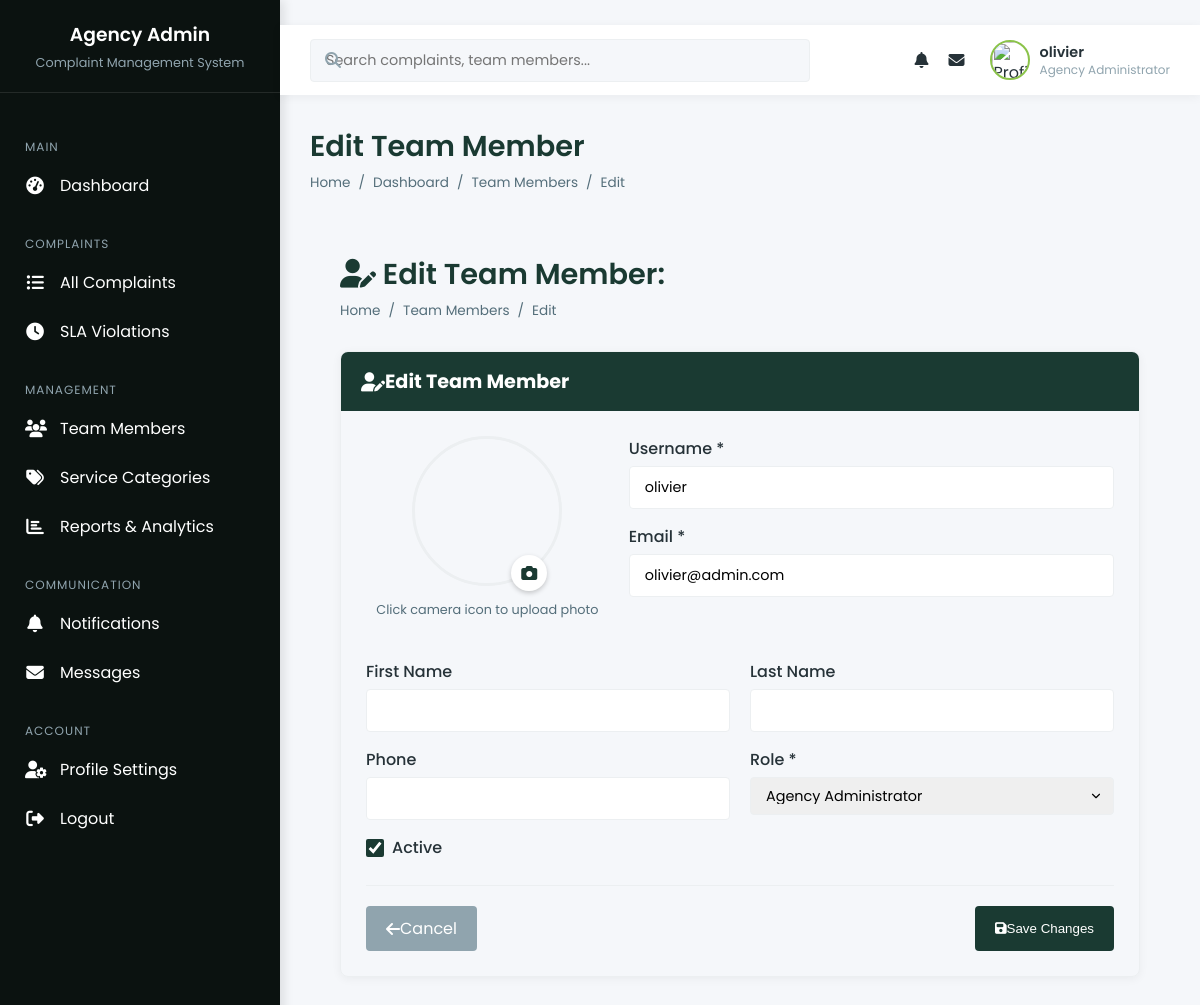
Page /team/4/edit/ (signed in) on the committed database.
### citizen_management/models.py (models this page shows, shortened)
class User(AbstractUser):
    ROLE_CHOICES = [
        ('citizen', 'Citizen'),
        ('agent', 'Agency Agent'),
        ('agency_admin', 'Agency Administrator'),
        ('super_admin', 'System Administrator'),
    ]
    role = models.CharField(max_length=20, choices=ROLE_CHOICES, default='citizen')
    phone = models.CharField(max_length=20, blank=True)
    profile_picture = models.ImageField(upload_to='profiles/', blank=True)
    email_verified\
        = models.BooleanField(default=False)
    last_login_ip = models.GenericIPAddressField(blank=True, null=True)

### citizen_management/views.py (the view, shortened to what this page needs)
# urls.py: path('team/<int:pk>/edit/', views.TeamMemberUpdateView.as_view(), name='agency_team_member_edit'),
class TeamMemberUpdateView(LoginRequiredMixin, AgencyAdminRequiredMixin, UpdateView):
    model = User
    form_class = UserForm
    template_name = 'agency_admin/team_member_form.html'
    success_url = reverse_lazy('agency_team_members')
    def get_queryset(self):
        return User.objects.filter(governmentagency= GovernmentAgency.objects.get(assigned_user=self.request.user))

### templates/agency_admin/team_member_form.html (shortened to what this page needs)
﻿{% extends "agency_admin/base.html" %}
{% block page_title %}{% if form.instance.pk %}Edit{% else %}Add{% endif %} Team Member{% endblock %}
{% block breadcrumbs %}
<li><a href="{% url 'agency_admin_dashboard' %}">Dashboard</a></li>
<li><a href="{% url 'agency_team_members' %}">Team Members</a></li>
<li>{% if form.instance.pk %}Edit{% else %}Add{% endif %}</li>
{% endblock %}
{% block content %}
<div class="content-wrapper">
    <div class="content-header">
        <div class="content-title">
            <h1>
                <i class="fas fa-user-edit mr-2"></i>
                {% if form.instance.pk %}
                Edit Team Member: {{ form.instance.get_full_name }}
                {% else %}
                Add New Team Member
                {% endif %}
            </h1>
            <ul class="breadcrumb">
                <li><a href="{% url 'agency_admin_dashboard' %}">Home</a></li>
                <li><a href="{% url 'agency_team_members' %}">Team Members</a></li>
                <li>{% if form.instance.pk %}Edit{% else %}Add{% endif %}</li>
            </ul>
        </div>
    </div>
    <div class="card" style="max-width: 800px; margin: 0 auto; border: 1px solid var(--border-light); border-radius: 8px; overflow: hidden; box-shadow: 0 2px 10px rgba(0,0,0,0.05);">
        <div class="card-header" style="background-color: var(--primary-color); color: white; padding: 15px 20px;">
            <h3 style="margin: 0; font-size: 1.2rem; display: flex; align-items: center;">
                <i class="fas fa-user-edit mr-2"></i>
                {% if form.instance.pk %}
                Edit Team Member
                {% else %}
                Add New Team Member
                {% endif %}
            </h3>
        </div>
        <div class="card-body" style="padding: 25px;">
            <form method="post" enctype="multipart/form-data" style="margin: 0;">
                <div style="display: flex; flex-wrap: wrap; gap: 20px; margin-bottom: 20px;">
                    <div style="flex: 1; min-width: 200px;">
                        <div style="text-align: center; margin-bottom: 20px;">
                            <div style="position: relative; display: inline-block;">
                                <div id="imagePreview" style="width: 150px; height: 150px; border-radius: 50%; background-size: cover; background-position: center;  border: 3px solid var(--border-light); margin: 0 auto 15px;"></div>
                                <label for="id_profile_picture" style="position: absolute; right: 15px; bottom: 10px; background: white; width: 36px; height: 36px; border-radius: 50%; display: flex; align-items: center; justify-content: center; box-shadow: 0 2px 5px rgba(0,0,0,0.2); cursor: pointer;">
                                    <i class="fas fa-camera" style="color: var(--primary-color);"></i>
                                </label>
                            </div>
                            <div style="font-size: 0.8rem; color: var(--text-medium);">Click camera icon to upload photo</div>
                        </div>
                    </div>
                    <div style="flex: 2; min-width: 300px;">
                        <div style="margin-bottom: 15px;">
                            <label style="display: block; margin-bottom: 5px; font-weight: 500; color: var(--text-dark);">Username *</label>
                            {{ form.username }}
                        </div>
                        <div style="margin-bottom: 15px;">
                            <label style="display: block; margin-bottom: 5px; font-weight: 500; color: var(--text-dark);">Email *</label>
                            {{ form.email }}
                        </div>
                    </div>
                </div>
                <div style="display: flex; gap: 20px; margin-bottom: 15px;">
                    <div style="flex: 1;">
                        <label style="display: block; margin-bottom: 5px; font-weight: 500; color: var(--text-dark);">First Name</label>
                        {{ form.first_name }}
                    </div>
                    <div style="flex: 1;">
                        <label style="display: block; margin-bottom: 5px; font-weight: 500; color: var(--text-dark);">Last Name</label>
                        {{ form.last_name }}
                    </div>
                </div>
                <div style="display: flex; gap: 20px; margin-bottom: 15px;">
                    <div style="flex: 1;">
                        <label style="display: block; margin-bottom: 5px; font-weight: 500; color: var(--text-dark);">Phone</label>
                        {{ form.phone }}
                    </div>
                    <div style="flex: 1;">
                        <label style="display: block; margin-bottom: 5px; font-weight: 500; color: var(--text-dark);">Role *</label>
                        {{ form.role }}
                    </div>
                </div>
                <div style="margin-bottom: 25px;">
                    <label style="display: flex; align-items: center; cursor: pointer;">
                        {{ form.is_active }}
                        <span style="margin-left: 8px; font-weight: 500; color: var(--text-dark);">Active</span>
                    </label>
                </div>
                <div style="display: flex; justify-content: space-between; border-top: 1px solid var(--border-light); padding-top: 20px;">
                    <a href="{% url 'agency_team_members' %}" style="padding: 10px 20px; background-color: var(--text-light); color: white; border-radius: 4px; text-decoration: none; display: inline-flex; align-items: center;">
                        <i class="fas fa-arrow-left mr-2"></i> Cancel
                    </a>
                    <button type="submit" style="padding: 10px 20px; background-color: var(--primary-color); color: white; border: none; border-radius: 4px; cursor: pointer; display: inline-flex; align-items: center;">
                        <i class="fas fa-save mr-2"></i> Save Changes
                    </button>
                </div>
            </form>
        </div>
    </div>
</div>
{% endblock %}

### templates/agency_admin/base.html (shortened to what this page needs)
﻿<!DOCTYPE html>
{% load static %}
<html lang="en">
<head>
    <link rel="stylesheet" href="https://cdnjs.cloudflare.com/ajax/libs/font-awesome/6.4.0/css/all.min.css">
</head>
<body>
    <div class="app-container">
        <aside class="sidebar">
            <div class="sidebar-header">
                <h3>{{ user.assigned_agency.name|default:"Agency" }} Admin</h3>
                <p>Complaint Management System</p>
            </div>
            <div class="sidebar-menu">
                <div class="menu-category">Main</div>
                <a href="{% url 'agency_admin_dashboard' %}" class="menu-item {% if request.resolver_match.url_name == 'agency_admin_dashboard' %}active{% endif %}">
                    <i class="fas fa-tachometer-alt"></i>
                    <span>Dashboard</span>
                </a>
                <div class="menu-category">Complaints</div>
                <a href="{% url 'agency_complaint_list' %}" class="menu-item {% if request.resolver_match.url_name == 'agency_complaint_list' %}active{% endif %}">
                    <i class="fas fa-list-ul"></i>
                    <span>All Complaints</span>
                </a>
                <a href="{% url 'agency_sla_violations' %}" class="menu-item {% if request.resolver_match.url_name == 'agency_sla_violations' %}active{% endif %}">
                    <i class="fas fa-clock"></i>
                    <span>SLA Violations</span>
                </a>
                <div class="menu-category">Management</div>
                <a href="{% url 'agency_team_members' %}" class="menu-item {% if request.resolver_match.url_name == 'agency_team_members' %}active{% endif %}">
                    <i class="fas fa-users"></i>
                    <span>Team Members</span>
                </a>
                <a href="{% url 'agency_service_categories' %}" class="menu-item {% if request.resolver_match.url_name == 'agency_service_categories' %}active{% endif %}">
                    <i class="fas fa-tags"></i>
                    <span>Service Categories</span>
                </a>
                <a href="{% url 'agency_reports' %}" class="menu-item {% if request.resolver_match.url_name == 'agency_reports' %}active{% endif %}">
                    <i class="fas fa-chart-bar"></i>
                    <span>Reports & Analytics</span>
                </a>
                <div class="menu-category">Communication</div>
                <a href="{% url 'agency_notifications' %}" class="menu-item {% if request.resolver_match.url_name == 'agency_notifications' %}active{% endif %}">
                    <i class="fas fa-bell"></i>
                    <span>Notifications</span>
                </a>
                <a href="{% url 'agency_messages' %}" class="menu-item {% if request.resolver_match.url_name == 'agency_messages' %}active{% endif %}">
                    <i class="fas fa-envelope"></i>
                    <span>Messages</span>
                </a>
                <div class="menu-category">Account</div>
                <a href="{% url 'agency_profile' %}" class="menu-item {% if request.resolver_match.url_name == 'agency_profile' %}active{% endif %}">
                    <i class="fas fa-user-cog"></i>
                    <span>Profile Settings</span>
                </a>
                <a href="{% url 'logout' %}" class="menu-item">
                    <i class="fas fa-sign-out-alt"></i>
                    <span>Logout</span>
                </a>
            </div>
        </aside>
        <div class="main-content">
            <nav class="top-nav">
                <div class="search-bar">
                    <i class="fas fa-search"></i>
                    <input type="text" placeholder="Search complaints, team members...">
                </div>
                <div class="nav-actions">
                    <div class="nav-item dropdown" id="notifications-dropdown">
                        <i class="fas fa-bell"></i>
                    </div>
                    <div class="nav-item dropdown" id="messages-dropdown">
                        <i class="fas fa-envelope"></i>
                    </div>
                    <div class="user-profile dropdown" id="profile-dropdown">
                        <img src="#" alt="Profile">
                        <div class="user-info">
                            <div class="user-name">{{ user.get_full_name|default:user.username }}</div>
                            <div class="user-role">{{ user.get_role_display }}</div>
                        </div>
                    </div>
                </div>
            </nav>
            <div class="content-wrapper">
                <div class="content-header">
                    <div class="content-title">
                        <h1>{% block page_title %}Dashboard{% endblock %}</h1>
                        <ul class="breadcrumb">
                            <li><a href="{% url 'agency_admin_dashboard' %}">Home</a></li>
                            {% block breadcrumbs %}{% endblock %}
                        </ul>
                    </div>
                </div>
                {% block content %}{% endblock %}
            </div>
        </div>
    </div>
</body>
</html>

### rows in the picture
User: get_full_name "olivier", role "Agency Administrator", username "olivier", email "olivier@admin.com", is_active "☑"

### other values in the picture
{{ user.assigned_agency.name|default:"Agency" }} "Agency"
